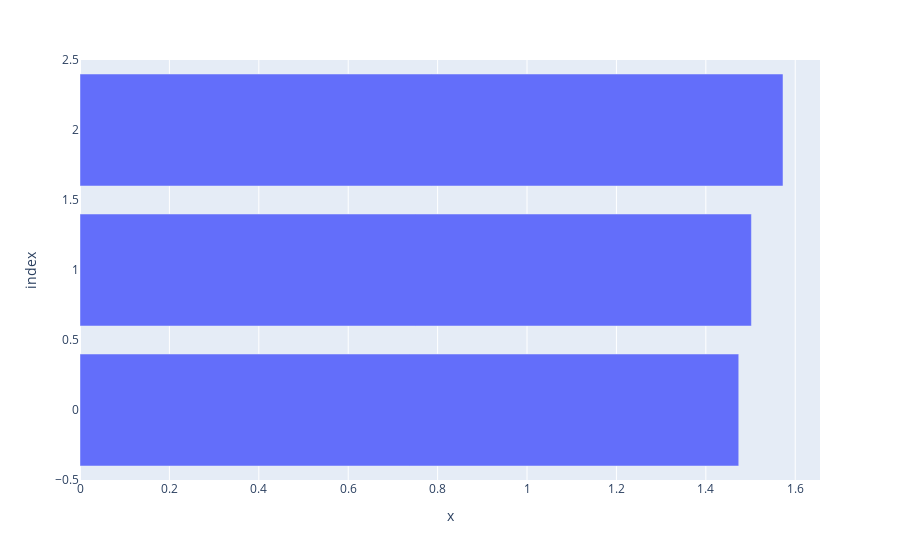

Notebook source saved alongside this figure:
### Code cell
import plotly.express as px



fig = px.bar(x, y,
             hover_data=[z], 
            )
fig.show()

### Figure 1 — Plotly figure (JSON) as saved in the notebook; plotly's stock layout.template omitted (floating-point values rounded to 4 significant figures)
{"data": [{"alignmentgroup": "True", "customdata": [["01:28.4"], ["01:30.1"], ["01:34.4"]], "hovertemplate": "x=%{x}<br>index=%{y}<br>hover_data_0=%{customdata[0]}<extra></extra>", "legendgroup": "", "marker": {"color": "#636efa"}, "name": "", "offsetgroup": "", "orientation": "h", "showlegend": false, "textposition": "auto", "type": "bar", "x": [1.474, 1.502, 1.573], "xaxis": "x", "y": [0, 1, 2], "yaxis": "y"}], "layout": {"barmode": "relative", "legend": {"tracegroupgap": 0}, "margin": {"t": 60}, "xaxis": {"anchor": "y", "domain": [0, 1], "title": {"text": "x"}}, "yaxis": {"anchor": "x", "domain": [0, 1], "title": {"text": "index"}}}}
